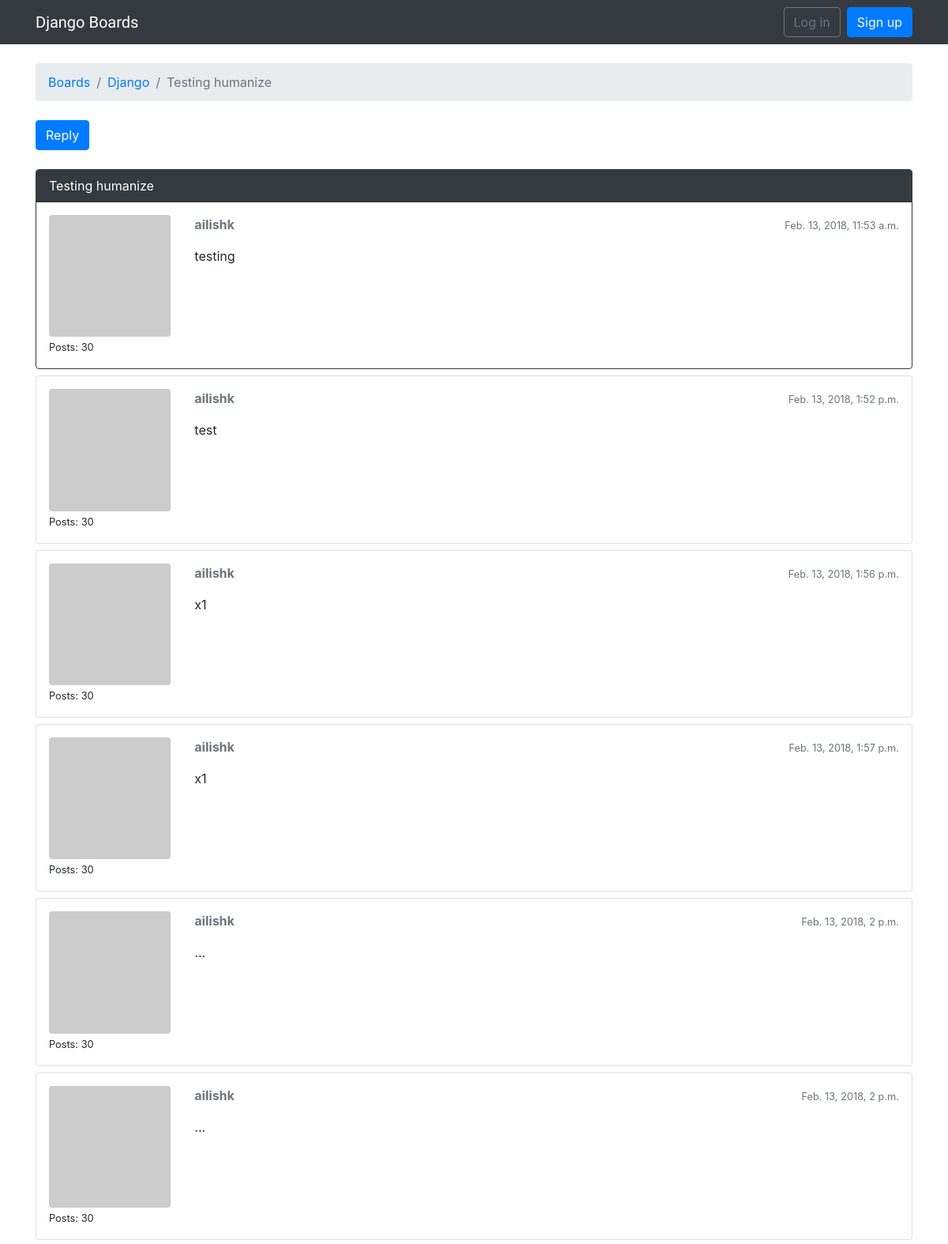
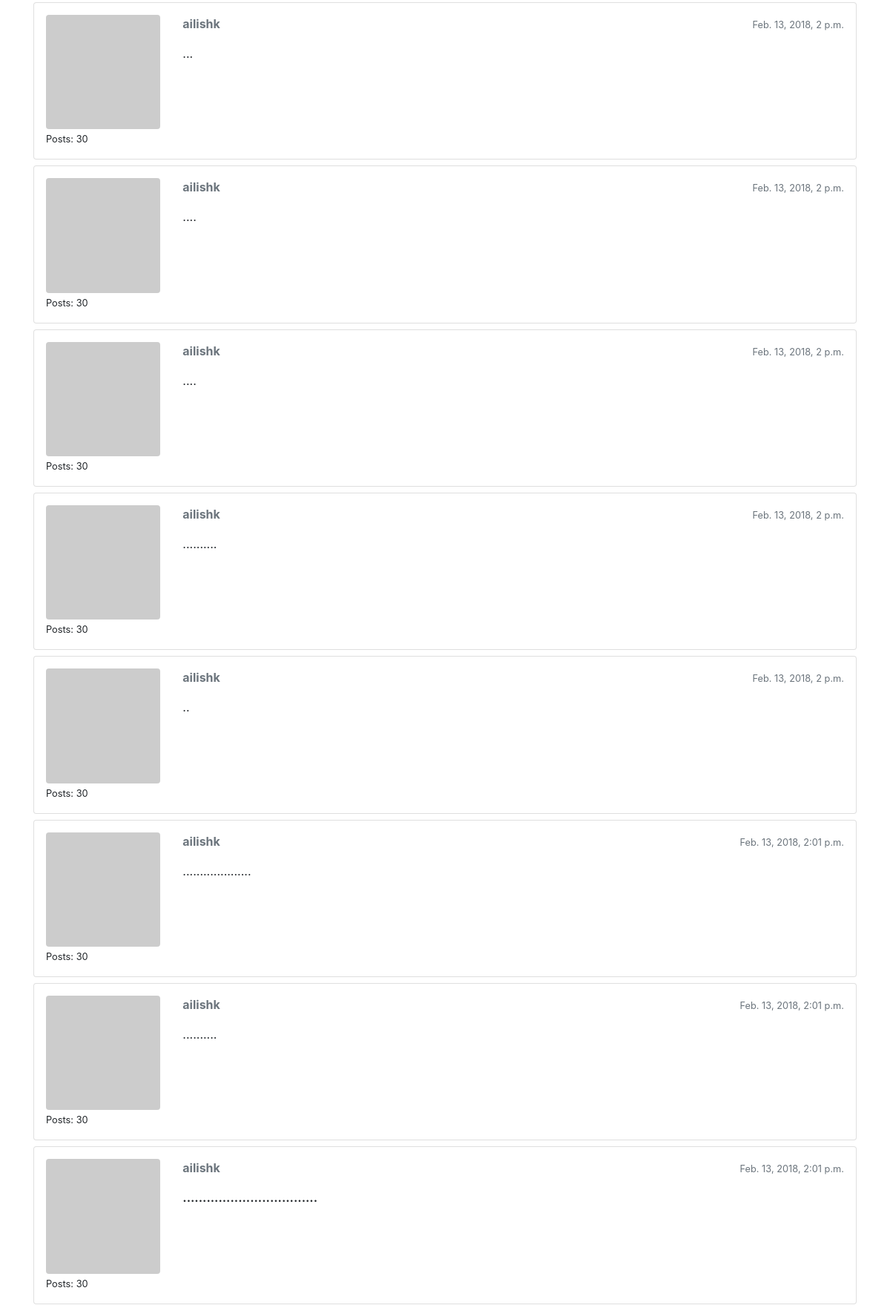
Screenshot of /boards/1/topics/104/ (upper part) with the database file from the repository (2 pictures, top to bottom).
### boards/models.py (models this page shows, shortened)
class Topic(models.Model):
    subject = models.CharField(max_length=255)
    last_updated = models.DateTimeField(auto_now_add=True)
    board = models.ForeignKey(Board, on_delete = models.CASCADE, related_name='topics')
    starter = models.ForeignKey(User,on_delete = models.CASCADE, related_name='topics')
    views = models.PositiveIntegerField(default=0)

class Board(models.Model):
    name = models.CharField(max_length=30, unique=True)
    description = models.CharField(max_length=100)

class Post(models.Model):
    message = models.TextField(max_length=4000)
    topic = models.ForeignKey(Topic,on_delete = models.CASCADE, related_name='posts')
    created_at = models.DateTimeField(auto_now_add=True)
    updated_at = models.DateTimeField(null=True)
    created_by = models.ForeignKey(User,on_delete = models.CASCADE, related_name='posts')
    updated_by = models.ForeignKey(User,on_delete = models.CASCADE, null=True, related_name='+')
    def get_message_as_markdown(self):
        return mark_safe(markdown(self.message, safe_mode='escape'))

### boards/views.py (the view)
# urls.py: url(r'^boards/(?P<pk>\d+)/topics/(?P<topic_pk>\d+)/$', views.PostListView.as_view(), name='topic_posts'),
class PostListView(ListView):
    model = Post
    context_object_name = 'posts'
    template_name = 'topic_posts.html'
    paginate_by = 20
    def get_context_data(self, **kwargs):
        session_key = 'viewed_topic_{}'.format(self.topic.pk)  # <-- here
        if not self.request.session.get(session_key, False):
            self.topic.views += 1
            self.topic.save()
            self.request.session[session_key] = True
        kwargs['topic'] = self.topic
        return super().get_context_data(**kwargs)
    def get_queryset(self):
        self.topic = get_object_or_404(Topic, board__pk=self.kwargs.get('pk'), pk=self.kwargs.get('topic_pk'))
        queryset = self.topic.posts.order_by('created_at')
        return queryset

### boards/templatetags/gravatar.py (called while the page is built)
@register.filter
def gravatar(user):
    email = user.email.lower().encode('utf-8')
    default = 'mm'
    size = 256
    url = 'https://www.gravatar.com/avatar/{md5}?{params}'.format(
        md5=hashlib.md5(email).hexdigest(),
        params=urlencode({'d': default, 's': str(size)})
    )
    return url

### templates/topic_posts.html (shortened to what this page needs)
{% extends 'base.html' %}
{% load gravatar %}
{% block breadcrumb %}
  <li class="breadcrumb-item"><a href="{% url 'home' %}">Boards</a></li>
  <li class="breadcrumb-item"><a href="{% url 'board_topics' topic.board.pk %}">{{ topic.board.name }}</a></li>
  <li class="breadcrumb-item active">{{ topic.subject }}</li>
{% endblock %}
{% block content %}
  <div class="mb-4">
    <a href="{% url 'reply_topic' topic.board.pk topic.pk %}" class="btn btn-primary" role="button">Reply</a>
  </div>
  {% for post in posts %}
    <div id="{{ post.pk }}" class="card {% if forloop.last %}mb-4{% else %}mb-2{% endif %} {% if forloop.first %}border-dark{% endif %}">
      {% if forloop.first %}
        <div class="card-header text-white bg-dark py-2 px-3">{{ topic.subject }}</div>
      {% endif %}
      <div class="card-body p-3">
        <div class="row">
          <div class="col-2">
            <img src="{{ post.created_by|gravatar }}" alt="{{ post.created_by.username }}" class="w-100 rounded">
            <small>Posts: {{ post.created_by.posts.count }}</small>
          </div>
          <div class="col-10">
            <div class="row mb-3">
              <div class="col-6">
                <strong class="text-muted">{{ post.created_by.username }}</strong>
              </div>
              <div class="col-6 text-right">
                <small class="text-muted">{{ post.created_at }}</small>
              </div>
            </div>
            {{ post.get_message_as_markdown }}
          </div>
        </div>
      </div>
    </div>
  {% endfor %}
{% endblock %}

### templates/base.html (shortened to what this page needs)
{% load static %}<!DOCTYPE html>
<html>
  <head>
    <link rel="stylesheet" href="{% static 'css/bootstrap.min.css' %}">
    <link rel="stylesheet" href="{% static 'css/app.css' %}">
  </head>
  <body>
    {% block body %}
      <nav class="navbar navbar-expand-sm navbar-dark bg-dark">
        <div class="container">
          <a class="navbar-brand" href="{% url 'home' %}">Django Boards</a>
          <div class="collapse navbar-collapse" id="mainMenu">
            {% if user.is_authenticated %}
              <ul class="navbar-nav ml-auto">
                <li class="nav-item dropdown">
                  <a class="nav-link dropdown-toggle" href="#" id="userMenu" data-toggle="dropdown" aria-haspopup="true" aria-expanded="false">
                    {{ user.username }}
                  </a>
                  <div class="dropdown-menu dropdown-menu-right" aria-labelledby="userMenu">
                    <a class="dropdown-item" href="{% url 'my_account' %}">My account</a>
                    <a class="dropdown-item" href="{% url 'password_change' %}">Change password</a>
                    <div class="dropdown-divider"></div>
                    <a class="dropdown-item" href="{% url 'logout' %}">Log out</a>
                  </div>
                </li>
              </ul>
            {% else %}
              <form class="form-inline ml-auto">
                <a href="{% url 'login' %}" class="btn btn-outline-secondary">Log in</a>
                <a href="{% url 'signup' %}" class="btn btn-primary ml-2">Sign up</a>
              </form>
            {% endif %}
          </div>
        </div>
      </nav>
      <div class="container">
        <ol class="breadcrumb my-4">
          {% block breadcrumb %}
          {% endblock %}
        </ol>
        {% block content %}
        {% endblock %}
      </div>
    {% endblock body %}
  </body>
</html>

### static/css/app.css (style rules this page uses)
.navbar-brand { font-family: 'Peralta', cursive; }

### rows the page displays
Topic: board.name "Django", subject "Testing humanize"
Post: created_by.posts.count "30", created_by.username "ailishk", created_at "Feb. 13, 2018, 11:53 a.m.", get_message_as_markdown "testing"
Post: created_by.posts.count "30", created_by.username "ailishk", created_at "Feb. 13, 2018, 1:52 p.m.", get_message_as_markdown "test"
Post: created_by.posts.count "30", created_by.username "ailishk", created_at "Feb. 13, 2018, 1:56 p.m.", get_message_as_markdown "x1"
Post: created_by.posts.count "30", created_by.username "ailishk", created_at "Feb. 13, 2018, 1:57 p.m.", get_message_as_markdown "x1"
Post: created_by.posts.count "30", created_by.username "ailishk", created_at "Feb. 13, 2018, 2 p.m.", get_message_as_markdown "..."
Post: created_by.posts.count "30", created_by.username "ailishk", created_at "Feb. 13, 2018, 2 p.m.", get_message_as_markdown "..."
Post: created_by.posts.count "30", created_by.username "ailishk", created_at "Feb. 13, 2018, 2 p.m.", get_message_as_markdown "..."
Post: created_by.posts.count "30", created_by.username "ailishk", created_at "Feb. 13, 2018, 2 p.m.", get_message_as_markdown "...."
Post: created_by.posts.count "30", created_by.username "ailishk", created_at "Feb. 13, 2018, 2 p.m.", get_message_as_markdown "...."
Post: created_by.posts.count "30", created_by.username "ailishk", created_at "Feb. 13, 2018, 2 p.m.", get_message_as_markdown ".........."
Post: created_by.posts.count "30", created_by.username "ailishk", created_at "Feb. 13, 2018, 2 p.m.", get_message_as_markdown ".."
Post: created_by.posts.count "30", created_by.username "ailishk", created_at "Feb. 13, 2018, 2:01 p.m.", get_message_as_markdown "...................."
Post: created_by.posts.count "30", created_by.username "ailishk", created_at "Feb. 13, 2018, 2:01 p.m.", get_message_as_markdown ".........."
Post: created_by.posts.count "30", created_by.username "ailishk", created_at "Feb. 13, 2018, 2:01 p.m.", get_message_as_markdown ".................................."
